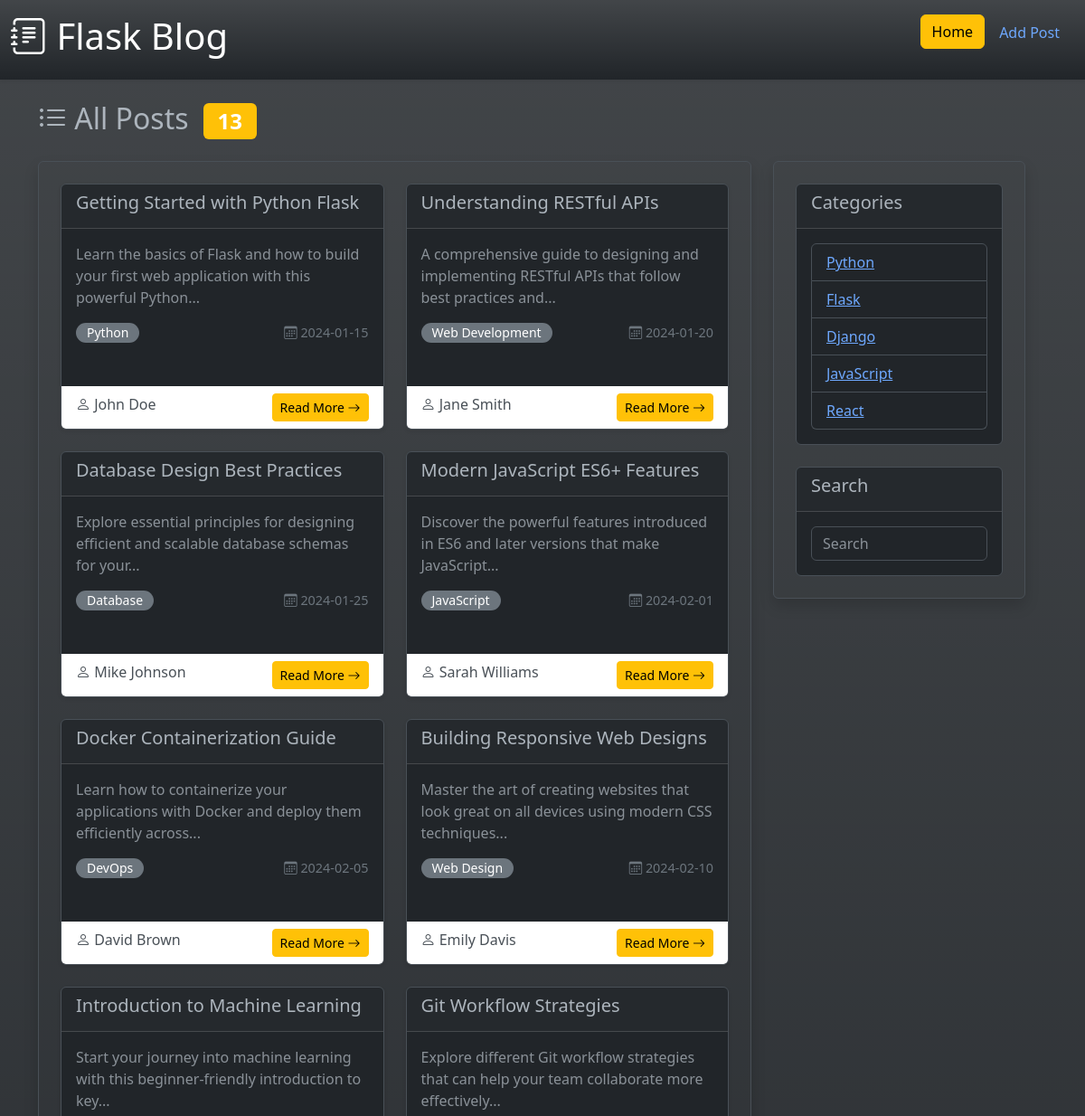
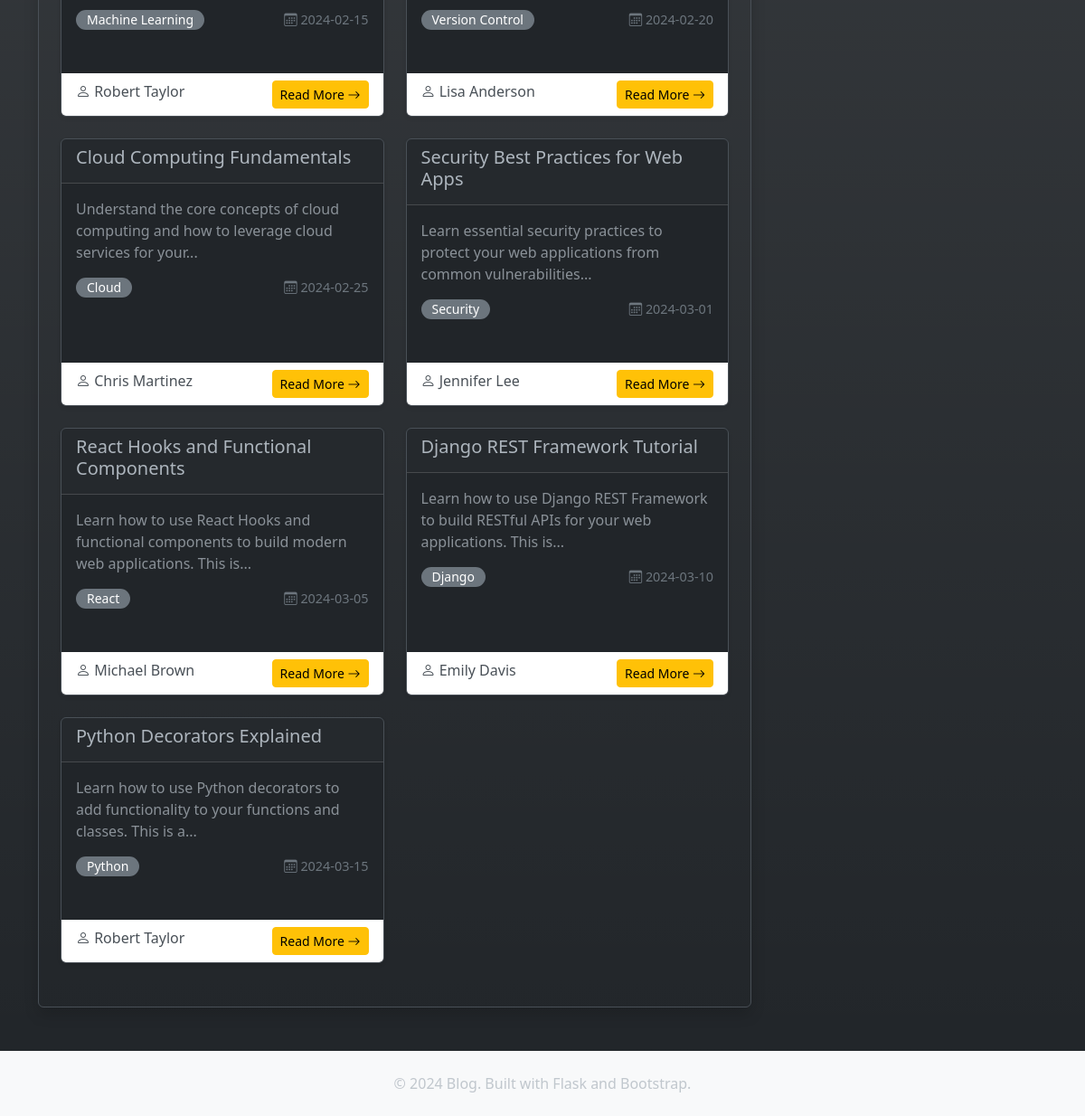
Screenshot of /blogs with the database file from the repository (2 pictures, top to bottom).
### tables this page shows
CREATE TABLE blogs (
            id INTEGER PRIMARY KEY AUTOINCREMENT,
            title TEXT NOT NULL,
            author TEXT NOT NULL,
            date TEXT NOT NULL,
            excerpt TEXT NOT NULL,
            category TEXT NOT NULL
        );

### lesson6.py (the view)
@app.route('/blogs')
def blogs():
    return render_template('blogs.html', blogs=get_blogs())

### data/db.py (called while the page is built)
def get_db_path():
    current_dir = os.path.dirname(os.path.abspath(__file__))
    return os.path.join(current_dir, 'blog.db')

def get_blogs():
    db_path = get_db_path()
    if not os.path.exists(db_path):
        raise FileNotFoundError(f"Database file not found: {db_path}")
    conn = sqlite3.connect(db_path)
    conn.row_factory = sqlite3.Row
    cursor = conn.cursor()
    cursor.execute('SELECT * FROM blogs ORDER BY id')
    rows = cursor.fetchall()
    blogs = []
    for row in rows:
        blogs.append({
            'id': row['id'],
            'title': row['title'],
            'author': row['author'],
            'date': row['date'],
            'excerpt': row['excerpt'],
            'category': row['category']
        })
    conn.close()
    return blogs

### templates/blogs.html
{% extends "layout.html" %}
{% block content %}
<div class="row">
    {% for blog in blogs %}
    <div class="col-md-6 col-lg-6 mb-4">
        <div class="card blog-card h-100 border">
            <div class="card-header">
                <h5 class="card-title">{{ blog.title }}</h5>
            </div>
            <div class="card-body">
                 <p class="card-text text-muted">{{ blog.excerpt|truncate(100) }}</p>
                <div class="d-flex justify-content-between align-items-start" style="height: 100%;">
                    <span class="badge bg-secondary blog-category">{{ blog.category }}</span>
                    <span class="blog-date">
                        <i class="bi bi-calendar3"></i> {{ blog.date }}
                    </span>
                </div>
            </div>
            <div class="card-footer bg-white border-top-0 d-flex justify-content-between">
                <p class="blog-author mb-0">
                    <i class="bi bi-person"></i> {{ blog.author }}
                </p>
                <a href="{{ url_for('blog', id=blog.id) }}" class="btn btn-warning btn-sm justify-content-end">
                    Read More <i class="bi bi-arrow-right"></i>
                </a>
            </div>
        </div>
    </div>
    {% endfor %}
</div>
{% endblock %}

### templates/layout.html (shortened to what this page needs)
<!DOCTYPE html>
<html lang="en" data-bs-theme="dark">
<head>
    <link href="https://cdn.jsdelivr.net/npm/bootstrap@5.3.0/dist/css/bootstrap.min.css" rel="stylesheet">
    <link rel="stylesheet" href="https://cdn.jsdelivr.net/npm/bootstrap-icons@1.10.0/font/bootstrap-icons.css">
</head>
<body class="bg-dark bg-gradient">
    <div class="container-fluid shadow-sm bg-dark bg-gradient">
        <header class="d-flex flex-wrap justify-content-center py-3 mb-4"> <a href="/"
                class="d-flex align-items-center mb-3 mb-md-0 me-md-auto link-body-emphasis text-decoration-none">
                <h1>
                    <i class="bi bi-journal-text"></i> Flask Blog
                </h1>
                <ul class="nav nav-pills">
                    <li class="nav-item"><a href="{{ url_for('blogs') }}" class="btn btn-warning" aria-current="page">Home</a></li>
                    <li class="nav-item"><a href="{{ url_for('add_post') }}" class="nav-link">Add Post</a></li>
                </ul>
        </header>
    </div>
    <div class="container">
        <div class="row">
            <div class="col-12">
                <h2 class="mb-4">
                    <i class="bi bi-list-ul"></i> {% if category is defined %} {{ category }} {% else %} All Posts {% endif %}
                    {% if blogs is defined %}
                    <span class="badge bg-warning ms-2">{{ blogs|length }}</span>
                    {% endif %}
                </h2>
            </div>
        </div>
    </div>
    <div class="d-flex container">
        <main class="p-4 shadow rounded border flex-grow-1">
            {% block content %}
            {% endblock %}
        </main>
        <div class="mx-4 w-25 flex-shrink-0">
            <div class="p-4 shadow rounded border">
                <div class="card border">
                    <div class="card-header">
                        <h5 class="card-title">Categories</h5>
                    </div>
                    <div class="card-body">
                        <ul class="list-group">
                            <li class="list-group-item">
                                <a href="{{ url_for('blog_category', category='Python') }}">Python</a>
                            </li>
                            <li class="list-group-item">
                                <a href="{{ url_for('blog_category', category='Flask') }}">Flask</a>
                            </li>
                            <li class="list-group-item">
                                <a href="{{ url_for('blog_category', category='Django') }}">Django</a>
                            </li>
                            <li class="list-group-item">
                                <a href="{{ url_for('blog_category', category='JavaScript') }}">JavaScript</a>
                            </li>
                            <li class="list-group-item">
                                <a href="{{ url_for('blog_category', category='React') }}">React</a>
                            </li>
                        </ul>
                    </div>
                </div>
                <div class="card border mt-4">
                    <div class="card-header">
                        <h5 class="card-title">Search</h5>
                    </div>
                    <div class="card-body">
                        <input type="text" class="form-control" placeholder="Search">
                    </div>
                </div>
            </div>
        </div>
    </div>
    <footer class="mt-5 py-4 bg-light">
        <div class="container text-center">
            <p class="text-muted mb-0">
                &copy; 2024 Blog. Built with Flask and Bootstrap.
            </p>
        </div>
    </footer>
</body>
</html>

### templates/layout.html (style rules this page uses)
.blog-card { transition: transform 0.2s, box-shadow 0.2s; margin-bottom: 2rem; border: none; box-shadow: 0 2px 4px rgba(0, 0, 0, 0.1); }
.blog-category { display: inline-block; padding: 0.25rem 0.75rem; border-radius: 20px; font-size: 0.875rem; font-weight: 500; }
.blog-date { color: #6c757d; font-size: 0.9rem; }
.blog-author { color: #495057; font-weight: 500; }

### rows the page displays
blogs: title "Getting Started with Python Flask", excerpt "Learn the basics of Flask and how to build your first web application with this powerful Python...", category "Python", date "2024-01-15", author "John Doe"
blogs: title "Understanding RESTful APIs", excerpt "A comprehensive guide to designing and implementing RESTful APIs that follow best practices and...", category "Web Development", date "2024-01-20", author "Jane Smith"
blogs: title "Database Design Best Practices", excerpt "Explore essential principles for designing efficient and scalable database schemas for your...", category "Database", date "2024-01-25", author "Mike Johnson"
blogs: title "Modern JavaScript ES6+ Features", excerpt "Discover the powerful features introduced in ES6 and later versions that make JavaScript...", category "JavaScript", date "2024-02-01", author "Sarah Williams"
blogs: title "Docker Containerization Guide", excerpt "Learn how to containerize your applications with Docker and deploy them efficiently across...", category "DevOps", date "2024-02-05", author "David Brown"
blogs: title "Building Responsive Web Designs", excerpt "Master the art of creating websites that look great on all devices using modern CSS techniques...", category "Web Design", date "2024-02-10", author "Emily Davis"
blogs: title "Introduction to Machine Learning", excerpt "Start your journey into machine learning with this beginner-friendly introduction to key...", category "Machine Learning", date "2024-02-15", author "Robert Taylor"
blogs: title "Git Workflow Strategies", excerpt "Explore different Git workflow strategies that can help your team collaborate more effectively...", category "Version Control", date "2024-02-20", author "Lisa Anderson"
blogs: title "Cloud Computing Fundamentals", excerpt "Understand the core concepts of cloud computing and how to leverage cloud services for your...", category "Cloud", date "2024-02-25", author "Chris Martinez"
blogs: title "Security Best Practices for Web Apps", excerpt "Learn essential security practices to protect your web applications from common vulnerabilities...", category "Security", date "2024-03-01", author "Jennifer Lee"
blogs: title "React Hooks and Functional Components", excerpt "Learn how to use React Hooks and functional components to build modern web applications. This is...", category "React", date "2024-03-05", author "Michael Brown"
blogs: title "Django REST Framework Tutorial", excerpt "Learn how to use Django REST Framework to build RESTful APIs for your web applications. This is...", category "Django", date "2024-03-10", author "Emily Davis"
blogs: title "Python Decorators Explained", excerpt "Learn how to use Python decorators to add functionality to your functions and classes. This is a...", category "Python", date "2024-03-15", author "Robert Taylor"

### other values shown
{{ blogs|length }} "13"
